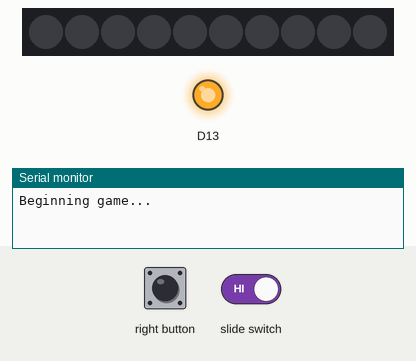
This sketch was run on a simulated Adafruit Circuit Playground Express. On the bench: 10 RGB LEDs in strip order, left to right, output pins drawn as LEDs (lit = HIGH), the last lines printed to the serial monitor. The test bench sets the inputs (shaded band). Dim RGB values are drawn brighter than linear; random numbers use the default seed unless the sketch sets one.

Above: at 1.2 s.
1.3 s: right button pressed for 0.15 s
At 2.5 s:
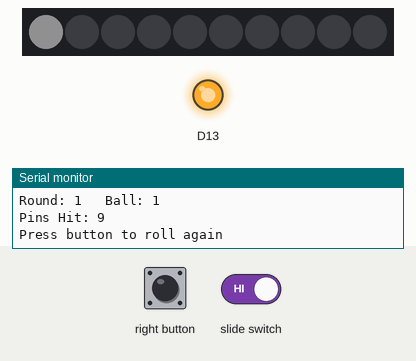
2.9 s: slide switch set LOW
At 3.5 s:
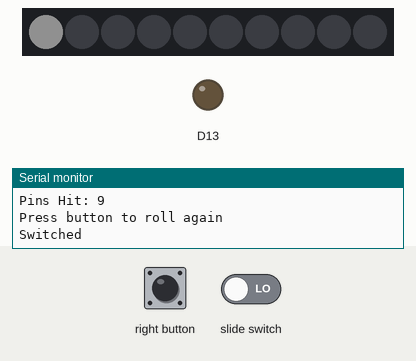
4.4 s: slide switch set HIGH
At 5.6 s:
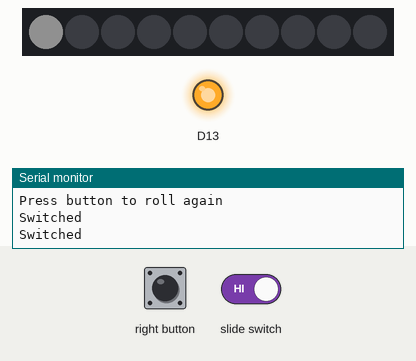
5.9 s: right button pressed for 1 s
At 8.0 s:
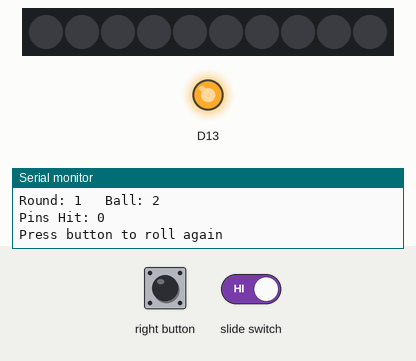
8.4 s: slide switch set LOW
At 8.8 s:
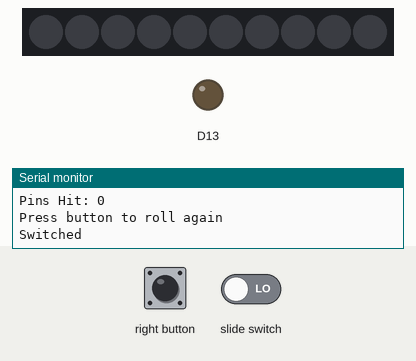
Timing chart, 0 to 10.9 s (numbered marks = the images above; inputs shaded):
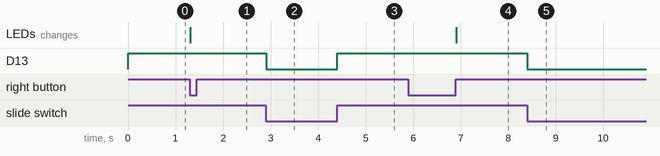

The sketch:

bowling_Maybe.ino
```cpp
#include <Adafruit_CircuitPlayground.h> //Libraries

int frames[10][2] = {
    {0, 0},
    {0, 0},
    {0, 0},
    {0, 0},
    {0, 0},
    {0, 0},
    {0, 0},
    {0, 0},
    {0, 0},
    {0, 0},
};

int total[10] = {0,0,0,0,0,0,0,0,0,0};

int finalScore = 0;


//stike/spare variables
int curRoll;
int prevRoll;
int pastRoll;

int lights;


//round/roll variables
bool roll = 0;
int roundAt = 0;


//attach interrupt variables
const int SwitchPin = 7;
volatile bool switchFlag = false;
const int ButtPin = 5; //CHECK THIS
volatile bool buttFlag = false;


bool gameState = true;

void setup() {
  // put your setup code here, to run once:
  CircuitPlayground.begin();//CPX setup
  Serial.begin(9600); //Serial setup
  while(!Serial); //Don't start until serialopened
  randomSeed(CircuitPlayground.readCap(1)); //sets random based on capacitance so the game is more random each tijme
  //interrupts
  attachInterrupt(digitalPinToInterrupt(SwitchPin), Switched, CHANGE);
  attachInterrupt(digitalPinToInterrupt(ButtPin), Buttons, LOW);

  Serial.println("Beginning game...");
}

void loop() {
  // put your main code here, to run repeatedly:
  if(switchFlag) //if switch game on/off
  {
    delay(5);
    Serial.println("Switched");
    gameState = CircuitPlayground.slideSwitch();
    switchFlag = false;
  }

  if(gameState) //if game playing
  {
    CircuitPlayground.redLED(true);
    if(buttFlag) //button pressed
    {
      delay(10);
      Serial.println("Button Pressed");
      Serial.print("Round: ");
      Serial.print(roundAt + 1);
      Serial.print("   Ball: ");
      Serial.println(roll + 1);
      if(!roll) //first roll
      {
        curRoll = random(0,11);
        lights = 10 - curRoll;
      }
      else //second roll
      {
        curRoll = random(0,11-prevRoll);
        lights = lights - curRoll;
      }
      frames[roundAt][roll] = curRoll; //save it to array
      Serial.print("Pins Hit: ");
      Serial.println(frames[roundAt][roll]);
      CircuitPlayground.clearPixels();
      for(int k = 0; k < lights; k++) //show remaining pins on pixels
      {
        CircuitPlayground.setPixelColor(k,200,200,200);
      }

      if(roll) //if second roll then next is also next round, and fill total array
      {
        total[roundAt] = frames[roundAt][roll] + frames[roundAt][roll-1];
        if(total[roundAt - 1] == 10) //all pins down last round
        {
          if(frames[roundAt - 1][0] == 10)//if STRIKE
          {
            frames[roundAt - 1][0] = 10 + frames[roundAt][roll-1] + frames[roundAt][roll];
          }
          else //if SPARE
          {
            frames[roundAt-1][1] = 10 + frames[roundAt][roll-1];
          }
          //replace total for last round with corrected score
          total[roundAt - 1] = frames[roundAt - 1][roll] + frames[roundAt - 1][roll-1];
        }
        delay(1000);
        CircuitPlayground.clearPixels();
        roundAt++;
      }
      roll = !roll; //set to next roll
      pastRoll = prevRoll;
      prevRoll = curRoll; //save previous value

      if(roundAt > 9)
      {
        gameState = false; //game over
        Serial.println();
        Serial.println("------Game Over------");
        for(int i = 0; i < 10; i++) //print game scoreboard and total
        {
          Serial.print("Round: ");
          Serial.print(i);
          Serial.print("  ");
          for(int j = 0; j < 2; j++)
          {
            Serial.print("| ");
            Serial.print(frames[i][j]);
            Serial.print(" ");
          }
          Serial.print(" Score: ");
          Serial.println(total[i]);
          finalScore += total[i];
        }
        Serial.print("Total Score: ");
        Serial.println(finalScore);
      }
      else
      {
        Serial.println("Press button to roll again"); //prompt player
        Serial.println();
      }
      buttFlag = false;
    }
  }
  else
  {
    CircuitPlayground.redLED(false); //turn off red LED
  }
}

// Interrupt ISRs
void Switched()
{
  switchFlag = true;
}

void Buttons()
{
  buttFlag = true;
}
```

Measured:
- after the input at 1.3 s, the LEDs: change at once (image 1)
- after the input at 2.9 s, D13: HIGH → LOW at once
- after the input at 4.4 s, D13: LOW → HIGH at once
- after the input at 5.9 s, the LEDs: change after 1.0 s (image 4)
- after the input at 8.4 s, D13: HIGH → LOW at once
